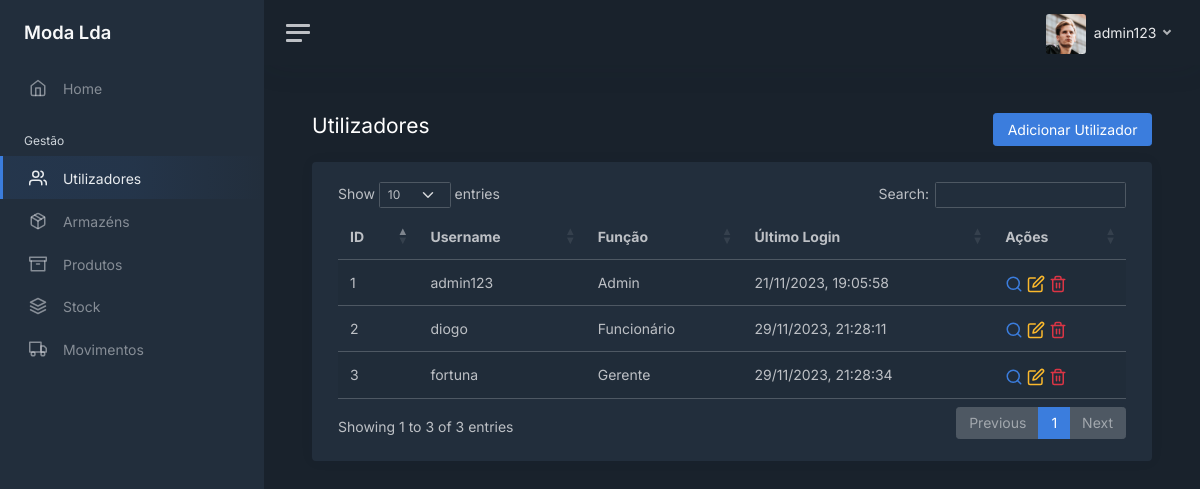
The app's page /users (signed in) with its own data.
### modules/login/models.py (models this page shows, shortened)
class User(UserMixin, db.Model):
    __tablename__ = 'users'
    __table_args__ = {'extend_existing': True}
    id = db.Column(db.Integer, primary_key=True)
    username = db.Column(db.String(), unique=True)
    password = db.Column(db.String())
    role = db.Column(db.String())
    last_login = db.Column(db.DateTime, server_default=db.func.now())
    active = db.Column(db.Boolean, unique=False, default=True)

### modules/main/views.py (the view)
@bp.route('/users')
@login_required
def users():
    users_query = User.query.with_entities(User.id, User.username, User.role, User.last_login).filter_by(active=1).all()
    all_users = []
    for user in users_query:
        all_users.append(
            {
                "id": user.id,
                "username": user.username,
                "role": ROLES[user.role],
                "last_login": user.last_login.strftime("%d/%m/%Y, %H:%M:%S")
            }
        )
    if current_user.role == 'admin' or current_user.role == 'gerente':
        return render_template('users/users_table.html', user=current_user, tab="users", all_users=all_users)
    else:
        return redirect(request.referrer or 'home')

### modules/login/models.py (called while the page is built)
@login_manager.user_loader
def load_user(user_id):
    return User.query.get(int(user_id))

### modules/main/templates/users/users_table.html (shortened to what this page needs)
<!DOCTYPE html>
<html lang="en">
<head>
    <link href="/static/css/dashboard.css" rel="stylesheet">
    <link href="https://cdn.datatables.net/1.13.7/css/dataTables.bootstrap5.min.css" rel="stylesheet">
    <link href="https://cdn.jsdelivr.net/npm/@sweetalert2/theme-dark@4/dark.css" rel="stylesheet">
</head>
{% extends 'sidebar.html' %}
{% block content %}
    <div class="row">
        <div class="col float-start">
            <h1 class="h3 mb-3">Utilizadores</h1>
        </div>
        <div class="col">
            <div class="mb-3 float-end">
                <a href="/users/add" class="btn btn-primary">Adicionar Utilizador</a>
            </div>
        </div>
    </div>
    <div class="card">
        <div class="card-body">
            <div class="container-fluid">
                <table id="users" class="table table-striped">
                    <tbody>
                        {% for user in all_users %}
                            <tr>
                                <td>{{ user.id }}</td>
                                <td>{{ user.username }}</td>
                                <td>{{ user.role }}</td>
                                <td>{{ user.last_login }}</td>
                                <td>
                                    <a class="text-decoration-none" href="/users/{{ user.id }}">
                                        <i class="align-middle" data-feather="search"></i>
                                    </a>
                                    <a class="text-decoration-none" href="/users/edit/{{ user.id }}">
                                        <i class="align-middle text-warning" data-feather="edit"></i>
                                    </a>
                                    <a class="text-decoration-none">
                                        <form action="/users/delete/{{ user.id }}" method="POST" class="d-inline">
                                            <button type="submit" style="all: unset">
                                                <i class="align-middle text-danger" data-feather="trash-2"></i>
                                            </button>
                                        </form>
                                     </a>
                                </td>
                            </tr>
                        {% endfor %}
                    </tbody>
                </table>
            </div>
        </div>
    </div>
{% endblock %}

### modules/main/templates/sidebar.html (shortened to what this page needs)
<body data-theme="dark">
<div class="wrapper">
    <nav id="sidebar" class="sidebar js-sidebar">
        <div class="sidebar-content js-simplebar">
            <a class="sidebar-brand" href="/home">
                <span class="align-middle">Moda Lda</span>
            </a>
            <ul class="sidebar-nav">
                <li class="sidebar-item {% if tab == 'home' %}active{% endif %}">
                    <a class="sidebar-link" href="/home">
                        <i class="align-middle" data-feather="home"></i> <span class="align-middle">Home</span>
                    </a>
                </li>
                <li class="sidebar-header">
                    Gestão
                </li>
                {% if user.role == 'admin' or user.role == 'gerente' %}
                <li class="sidebar-item {% if tab == 'users' %}active{% endif %}">
                    <a class="sidebar-link" href="/users">
                        <i class="align-middle" data-feather="users"></i> <span class="align-middle">Utilizadores</span>
                    </a>
                </li>
                {% endif %}
                {% if user.role == 'admin' or user.role == 'gerente' %}
                <li class="sidebar-item {% if tab == 'warehouses' %}active{% endif %}">
                    <a class="sidebar-link" href="/warehouses">
                        <i class="align-middle" data-feather="package"></i> <span class="align-middle">Armazéns</span>
                    </a>
                </li>
                {% endif %}
                <li class="sidebar-item {% if tab == 'products' %}active{% endif %}">
                    <a class="sidebar-link" href="/products">
                        <i class="align-middle" data-feather="archive"></i> <span class="align-middle">Produtos</span>
                    </a>
                </li>
                <li class="sidebar-item {% if tab == 'stock' %}active{% endif %}">
                    <a class="sidebar-link" href="/stock">
                        <i class="align-middle" data-feather="layers"></i> <span class="align-middle">Stock</span>
                    </a>
                </li>
                <li class="sidebar-item {% if tab == 'movements' %}active{% endif %}">
                    <a class="sidebar-link" href="/movements">
                        <i class="align-middle" data-feather="truck"></i> <span class="align-middle">Movimentos</span>
                    </a>
                </li>
            </ul>
        </div>
    </nav>
    <div class="main">
        <nav class="navbar navbar-expand navbar-light navbar-bg">
            <a class="sidebar-toggle js-sidebar-toggle">
                <i class="hamburger align-self-center"></i>
            </a>
            <div class="navbar-collapse collapse">
                <ul class="navbar-nav navbar-align">
                    <li class="nav-item dropdown">
                        <a class="nav-link dropdown-toggle d-none d-sm-inline-block" href="#" data-bs-toggle="dropdown">
                            <img src="/static/img/avatars/avatar.jpg" class="avatar img-fluid rounded me-1"
                                 alt="{{ user.username }}"/> <span class="text-dark"> {{ user.username }} </span>
                        </a>
                    </li>
                </ul>
            </div>
        </nav>
        <main class="content">
            <div class="container-fluid p-0">
                {% block content %}
                {% endblock %}
            </div>
        </main>
    </div>
</div>
</body>
</html>

### records on screen
User: username "admin123", id "1", role "Admin", last_login "21/11/2023, 19:05:58"
User: id "2", username "diogo", role "Funcionário", last_login "29/11/2023, 21:28:11"
User: id "3", username "fortuna", role "Gerente", last_login "29/11/2023, 21:28:34"
